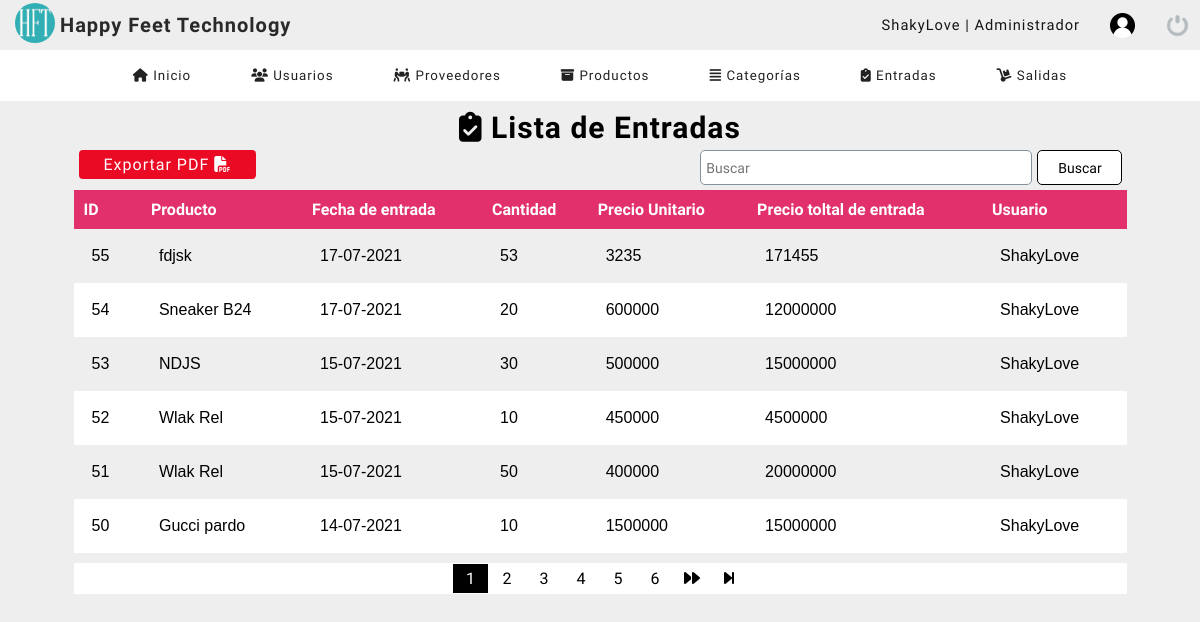
/dashboard/buscar_entrada.php?busqueda=4 (signed in), run on the app's committed database.
### tables this page shows
CREATE TABLE `entrada` (
  `id_entrada` int(11) NOT NULL,
  `cod_producto` int(11) DEFAULT NULL,
  `fecha_entrada` datetime NOT NULL DEFAULT current_timestamp(),
  `cantidad` decimal(11,0) NOT NULL,
  `precio_entrada` decimal(11,0) NOT NULL,
  `usuario_id` int(11) NOT NULL
);

CREATE TABLE `productos` (
  `codigo_prod` int(11) NOT NULL,
  `descripcion` varchar(100) NOT NULL,
  `proveedor` int(11) NOT NULL,
  `precio` decimal(11,0) NOT NULL,
  `existencia` int(11) NOT NULL,
  `date_add` datetime NOT NULL DEFAULT current_timestamp(),
  `usuario_id` int(11) NOT NULL,
  `estatus` int(11) NOT NULL DEFAULT 1,
  `foto` text NOT NULL,
  `category` int(11) DEFAULT NULL
);

CREATE TABLE `usuarios` (
  `codigo` int(11) NOT NULL,
  `nombre` varchar(50) DEFAULT NULL,
  `correo` varchar(50) DEFAULT NULL,
  `usuario` varchar(50) DEFAULT NULL,
  `contraseña` varchar(50) DEFAULT NULL,
  `rol` int(11) DEFAULT NULL,
  `estatus` int(11) NOT NULL DEFAULT 1
);

### dashboard/buscar_entrada.php (the view, shortened to what this page needs)
<?php
    include "../bd/conn.php";
?>
<!DOCTYPE html>
<html lang="en">
<head>
	<?php include "includes/scripts.php"; ?>
</head>
<body>
	<?php include "includes/header.php" ?>
    <section id="container">
        <?php
            $busqueda = strtolower($_REQUEST['busqueda']);
        ?>
        <div class="tabla-usuario">
            <h1><i class="fas fa-clipboard-check"></i> Lista de Entradas</h1>
            <div class="botones">
                <div class="botones-2">
                    <a href="pdf_entrada.php" class="btn-info">Exportar PDF <i class="fas fa-file-pdf"></i></a>
                        <form action="buscar_entrada.php" method="get" class="form-search">
                            <input type="text" name="busqueda" id="busqueda" placeholder="Buscar" class="barra-search">
                            <input type="submit" value="Buscar" class="btn-search">
                        </form>
                </div>
            </div>
            <div class="table">
                <table >
                    <tr>
                        <th>ID</th>
                        <th>Producto</th>
                        <th>Fecha de entrada</th>
                        <th>Cantidad</th>
                        <th>Precio Unitario</th>
                        <th>Precio toltal de entrada</th>
                        <th>Usuario</th>
                    </tr>
                    <?php
                        $sql_registe = mysqli_query($conn, "SELECT COUNT(*) as total_registro
                                                                FROM entrada
                                                                WHERE ( id_entrada  LIKE '%.$busqueda.%' OR
                                                                        cod_producto  LIKE '%$busqueda%' OR
                                                                        fecha_entrada  LIKE '%$busqueda%' OR
                                                                        cantidad  LIKE '%$busqueda%' OR
                                                                        precio_entrada LIKE  '%$busqueda%' OR
                                                                        usuario_id LIKE  '%$busqueda%' )");
                        $row_registe = mysqli_fetch_array($sql_registe);
                        $total_registro = $row_registe['total_registro'];
                        $por_pagina = 6 ;
                        if(empty($_GET['pagina'])){
                            $pagina = 1;
                        }else{
                            $pagina = $_GET['pagina'];
                        }
                        $desde = ($pagina - 1 ) * $por_pagina;
                        $total_paginas = ceil($total_registro / $por_pagina);
                        $query = mysqli_query($conn, "SELECT e.id_entrada, p.descripcion, e.fecha_entrada, e.cantidad, e.precio_entrada, u.usuario
                                                            FROM ((entrada e
                                                            INNER JOIN productos p ON e.cod_producto = p.codigo_prod)
                                                            INNER JOIN usuarios u ON e.usuario_id = u.codigo)
                                                            WHERE     ( e.id_entrada  LIKE '%$busqueda%' OR
                                                                        p.descripcion  LIKE '%$busqueda%' OR
                                                                        e.fecha_entrada  LIKE '%$busqueda%' OR
                                                                        e.cantidad LIKE '%$busqueda%' OR
                                                                        e.precio_entrada LIKE '%$busqueda%' OR
                                                                        u.usuario     LIKE '%$busqueda%' )
                                                            ORDER BY id_entrada DESC
                                                            LIMIT $desde, $por_pagina");
                        $resltado = mysqli_num_rows($query);
                        if($resltado > 0){
                            while($row = mysqli_fetch_array($query)){
                                $precio = $row['precio_entrada'];
                                $cantidad = $row['cantidad'];
                                $total = ($precio * $cantidad);
                                $formato = 'Y-m-d H:i:s';
                                $fecha = DateTime::createFromFormat($formato, $row['fecha_entrada']);
                    ?>
                            <?php
                            $clase = 0;
                            if($_SESSION['rol'] == 1){
                                $clase = 2;
                            }else{
                                $clase = 2;
                            }
                            ?>
                                <tr class="rol-<?php echo $clase ?>">
                                <td><?php echo $row['id_entrada']; ?></td>
                                <td><?php echo $row['descripcion']; ?></td>
                                <td><?php echo $fecha->format('d-m-Y'); ?></td>
                                <td><?php echo $row['cantidad']; ?></td>
                                <td><?php echo $row['precio_entrada']; ?></td>
                                <td><?php echo $total; ?></td>
                                <td><?php echo $row['usuario']; ?></td>
                                <?php } ?>
                                <?php } ?>
                            </tr>
                </table>
            </div>
    <?php
        if($total_registro != 0){
    ?>
            <div class="paginador_pr">
                <div class="paginador">
                        <ul>
                    <?php
                        for ($i=1; $i <= $total_paginas; $i++){
                            if($i == $pagina){
                                echo '<li class="pageSelected">'.$i.'</li>';
                            }else{
                                echo '<li><a href="?pagina='.$i.'&busqueda='.$busqueda.'">'.$i.'</a></li>';
                            }
                        }
                        if($pagina != $total_paginas){
                    ?>
                            <li><a href="?pagina=<?php echo $pagina + 1 ?>&busqueda=<?php echo $busqueda; ?>"><i class="fas fa-forward"></i></a></li>
                            <li><a href="?pagina=<?php echo $total_paginas ?>&busqueda=<?php echo $busqueda; ?>"><i class="fas fa-step-forward"></i></a></li>
                    <?php } ?>
                        </ul>
                </div>
            </div>
    <?php } ?>
        </div>
    </section>
</body>
</html>

### dashboard/css/style.css (style rules this page uses)
* { margin: 0; padding: 0; box-sizing: border-box; }
body { background: #eeeeee; }
h1, h2, h3, h4, h5, h6 { font-family: 'Handlee'; letter-spacing: 1px; }
h1 { font-size: 20px; margin-right: auto; }
a { text-decoration: none; font-family: arial; letter-spacing: 1px; }
#container { padding: 90px 15px 15px; height: 100%; }
form { background: white; margin: auto; padding: 20px 50px; border: 1px solid #d1d1d1; }
input,select { display: block; width: 100%; height: 35px; font-size: 14px; padding: 5px; border: 1px solid #85929d; border-radius: 5px; }
.tabla-usuario { margin-top: 10px; }
.tabla-usuario h1 { color: black; text-align: center; font-size: 30px; font-family: 'Baloo 2'; margin-top: 20px; }
.tabla-usuario .botones { display: flex; justify-content: center; }
.botones-2 { width: 90%; }
.tabla-usuario .btn-info { display: inline-block; background: #eb0a24; color: white; border-radius: 4px; margin: 5px; padding: 5px 25px; font-family: 'Baloo 2'; }
.table { display: flex; justify-content: center; }
table { border-collapse: collapse; font-size: 12pt; width: 90%; justify-content: center; }
th { font-family: 'Baloo 2'; text-align: start; padding: 10px; background: rgb(94, 94, 94); color: white; }
table tr:nth-child(odd) { background: white; }
table .rol-2 td { font-family: Arial, Helvetica, sans-serif; padding: 18px; }
.paginador_pr { display: flex; justify-content: center; width: 100%; margin-top: 10px; }
.paginador { width: 90%; display: flex; justify-content: center; border: none; background: #FFF; }
.paginador ul { padding: 0; list-style: none; background: #FFF; margin-top: 0; display: -webkit-flex; display: -moz-flex; display: -ms-flex; display: -o-flex; display: inline-flex; }
.paginador a, .pageSelected { color: rgb(0, 0, 0); border: none; display: inline-block; font-size: 20; text-align: center; width: 35px; margin: 1px; padding: 5px; font-family: 'Baloo 2'; }
.pageSelected { color: white; background: black; }
.form-search { display: -webkit-flex; display: -moz-flex; display: -ms-flex; display: -o-flex; display: flex; float: right; background: #ededed; padding: 0; width: 40%; margin: 5px; border: none; }
.form-search .btn-search { background: white; color: black; border: 1px solid black; padding: 0 20px; cursor: pointer; width: 20%; margin-left: 5px; display: inline-block; font-family: 'Baloo 2'; }
.form-search .barra-search { background: rgb(255, 255, 255); font-family: 'Baloo 2'; }
.table table th { background: #E1306C; }

### data on the page
entrada: id_entrada "55", cod_producto.descripcion "fdjsk", fecha_entrada "17-07-2021", cantidad "53", precio_entrada "3235", total "171455", usuario.usuario "ShakyLove"
entrada: id_entrada "54", cod_producto.descripcion "Sneaker B24", fecha_entrada "17-07-2021", cantidad "20", precio_entrada "600000", total "12000000", usuario.usuario "ShakyLove"
entrada: id_entrada "53", cod_producto.descripcion "NDJS", fecha_entrada "15-07-2021", cantidad "30", precio_entrada "500000", total "15000000", usuario.usuario "ShakyLove"
entrada: id_entrada "52", cod_producto.descripcion "Wlak Rel", fecha_entrada "15-07-2021", cantidad "10", precio_entrada "450000", total "4500000", usuario.usuario "ShakyLove"
entrada: id_entrada "51", cod_producto.descripcion "Wlak Rel", fecha_entrada "15-07-2021", cantidad "50", precio_entrada "400000", total "20000000", usuario.usuario "ShakyLove"
entrada: id_entrada "50", cod_producto.descripcion "Gucci pardo", fecha_entrada "14-07-2021", cantidad "10", precio_entrada "1500000", total "15000000", usuario.usuario "ShakyLove"

### other printed values
$_SESSION['user'] "ShakyLove"
